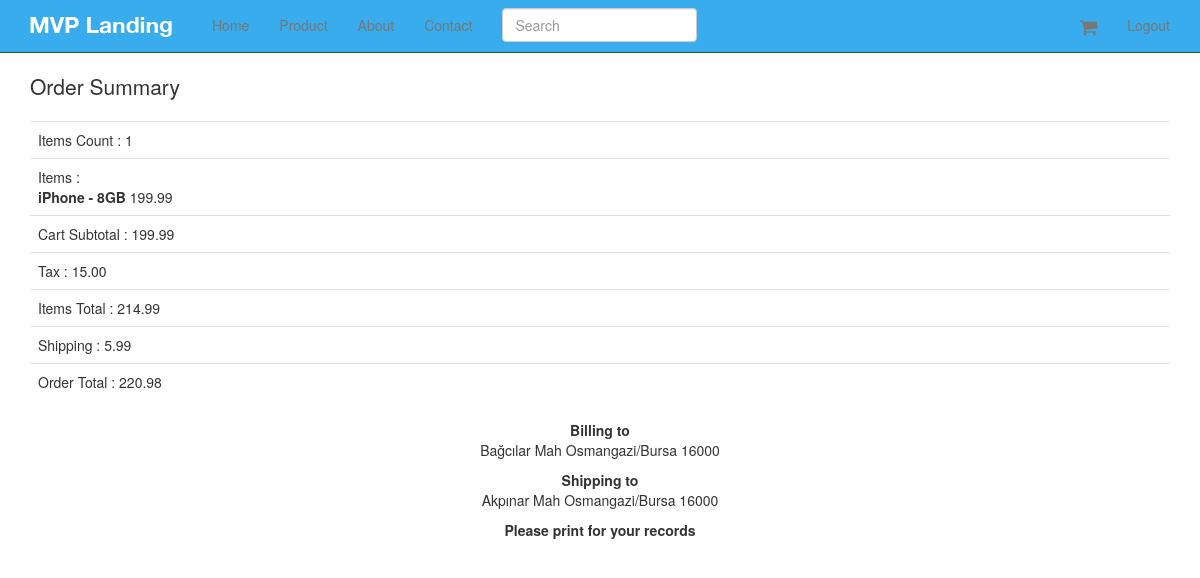
/orders/8/ (signed in), run on the app's committed database.
### orders/models.py (models this page shows, shortened)
class Order(models.Model):
    status = models.CharField(max_length=120, choices=ORDER_STATUS_CHOICES, default='created')
    cart = models.ForeignKey(Cart)
    user = models.ForeignKey(UserCheckout, null=True)
    billing_address = models.ForeignKey(UserAddress, related_name='billing_address', null=True)
    shipping_address = models.ForeignKey(UserAddress, related_name='shipping_address', null=True)
    shipping_total_price = models.DecimalField(decimal_places=2, max_digits=15, default=5.99)
    order_total = models.DecimalField(decimal_places=2, max_digits=15, default=5.99)

class UserAddress(models.Model):
    user = models.ForeignKey(UserCheckout)
    type = models.CharField(max_length=120, choices=ADDRESS_TYPE)
    street = models.CharField(max_length=120)
    city = models.CharField(max_length=120)
    state = models.CharField(max_length=120)
    zipcode = models.CharField(max_length=120)
    def get_address(self):
        return "%s %s/%s %s" %(self.street, self.state, self.city, self.zipcode)

### carts/models.py (models this page shows, shortened)
class Cart(models.Model):
    user = models.ForeignKey(settings.AUTH_USER_MODEL, null=True, blank=True)
    items = models.ManyToManyField(Variation, through=CartItem)
    timestamp = models.DateTimeField(auto_now_add=True, auto_now=False)
    updated = models.DateTimeField(auto_now_add=False, auto_now=True)
    subtotal = models.DecimalField(max_digits=15, decimal_places=2, default=25.00)
    tax_percentage = models.DecimalField(max_digits=10, decimal_places=5, default=0.085)
    tax_total = models.DecimalField(max_digits=15, decimal_places=2, default=25.00)
    total = models.DecimalField(max_digits=15, decimal_places=2, default=25.00)

class CartItem(models.Model):
    cart = models.ForeignKey("Cart")
    item = models.ForeignKey(Variation)
    quantity = models.PositiveIntegerField(default=1)
    line_item_total = models.DecimalField(max_digits=10, decimal_places=2)

### products/models.py (models this page shows, shortened)
class Variation(models.Model):
    product = models.ForeignKey(Product)
    title = models.CharField(max_length=120)
    price = models.DecimalField(decimal_places=2, max_digits=10)
    sale_price = models.DecimalField(decimal_places=2, max_digits=10, null=True, blank=True)
    active = models.BooleanField(default=True)
    inventory = models.IntegerField(null=True, blank=True)  # refer none == unlimited amount
    def get_title(self):
        return "%s - %s" % (self.product.title, self.title)

class Product(models.Model):
    title = models.CharField(max_length=120)
    description = models.TextField(blank=True, null=True)
    price = models.DecimalField(decimal_places=2, max_digits=10)
    active = models.BooleanField(default=True)
    categories = models.ManyToManyField('Category', blank=True)
    default = models.ForeignKey('Category', related_name='default_category', null=True, blank=True)
    objects = ProductManager()
    class Meta:
        ordering = ["-title"]

### orders/views.py (the view)
# urls.py: url(r'^orders/(?P<pk>\d+)/$', OrderDetail.as_view(), name='order_detail'),
class OrderDetail(DetailView):
    model = Order
    def dispatch(self, request, *args, **kwargs):
        try:
            user_check_id = self.request.session.get("user_checkout_id")
            user_checkout = UserCheckout.objects.get(id=user_check_id)
        except UserCheckout.DoesNotExist:
            user_checkout = UserCheckout.objects.get(user=request.user)
        except:
            user_checkout = None
        obj = self.get_object()
        if obj.user == user_checkout and user_checkout is not None:
            return super(OrderDetail, self).dispatch(request, *args, **kwargs)
        else:
            raise Http404

### templates/orders/order_detail.html
{% extends "base.html" %}
{% block content %}
{% include "orders/order_summary_short.html" with order=order %}
<p><b>Please print for your records</b></p>
{% endblock %}

### templates/orders/order_summary_short.html
<p class="lead">Order Summary</p>
<table class="table">
    <tr>
        <td>Items Count : {{ order.cart.cartitem_set.count }}</td>
    </tr>
    <tr>
        <td>Items : <br/>
            {% for i in order.cart.cartitem_set.all %}
                <b>{{ i.item.get_title }}</b> {{ i.item.price }}<br/>
            {% endfor %}
        </td>
    </tr>
    <tr>
        <td>Cart Subtotal : {{ order.cart.subtotal }}</td>
    </tr>
    <tr>
        <td>Tax : {{ order.cart.tax_total }}</td>
    </tr>
    <tr>
        <td>Items Total : {{ order.cart.total }}</td>
    </tr>
    <tr>
        <td>Shipping : {{ order.shipping_total_price }}</td>
    </tr>
    <tr>
        <td>Order Total : {{ order.order_total }}</td>
    </tr>
</table>
<div class="col-sm-4 col-sm-offset-4 text-center">
    <p><b>Billing to</b><br>
        {{ order.billing_address.get_address }}
    </p>
    <p><b>Shipping to</b><br>
        {{ order.shipping_address.get_address }}
    </p>

### static_in_pro/our_static/css/navbar-static-top.css (style rules this page uses)
body { min-height: 1000px; }

### data on the page
Order: cart.cartitem_set.count "1", cart.subtotal "199.99", cart.tax_total "15.00", cart.total "214.99", shipping_total_price "5.99", order_total "220.98", billing_address.get_address "Bağcılar Mah Osmangazi/Bursa 16000", shipping_address.get_address "Akpınar Mah Osmangazi/Bursa 16000"
CartItem: item.get_title "iPhone - 8GB", item.price "199.99"
